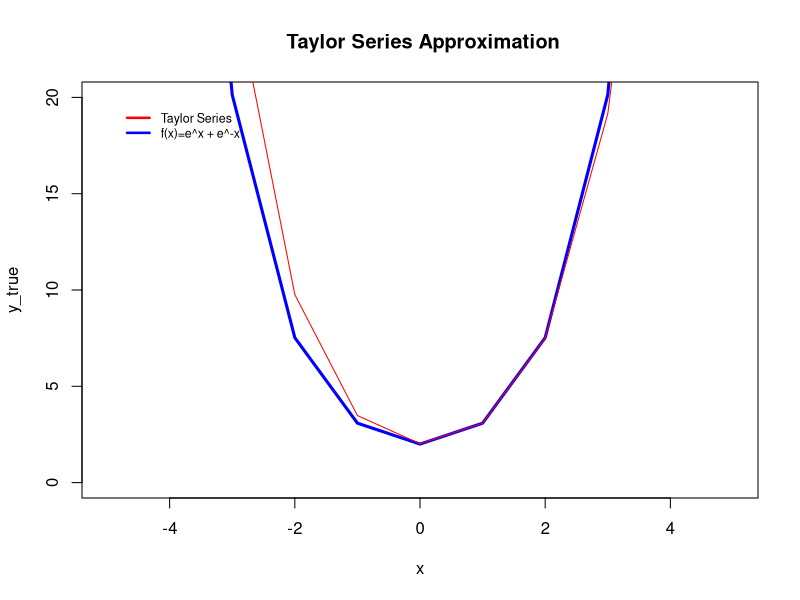

This figure's R source:
# Title     : TODO
# Objective : TODO
# Created by: diptisengupta
# Created on: 30.01.21

library(pracma)
dec_to_hex <- function(n){
  hex_values <- c('0','1','2','3','4','5','6','7','8','9','A','B','C','D','E','F')
  reverse <- ''
  while(n > 0){
    remain <- n %% 16
    n <- n - remain
    n <- n/16
    reverse <- paste(reverse,as.character(hex_values[remain+1],sep=''))
    # reverse + as.character(hex_values[remain+1])
  }
# return the reverse
  return(intToUtf8(rev(utf8ToInt(reverse))))
}
print(dec_to_hex(243043))


f <- function(x) (exp(x) + exp(-x))
x0<- 1
tay<- taylor(f,x0)
x<-seq(-5,5)
y_tay<- polyval(tay,x)
y_true <- f(x)

plot(x, y_true, type = "l", main =' Taylor Series Approximation',col = "blue", lwd = 3, ylim=c(0,20))
lines(x, y_tay, col = "red")
legend('topleft', inset=.05, legend= c("Taylor Series", "f(x)=e^x + e^-x")
       , lwd=c(2.5,2.5), col=c('red', 'blue'), bty='n', cex=.75)